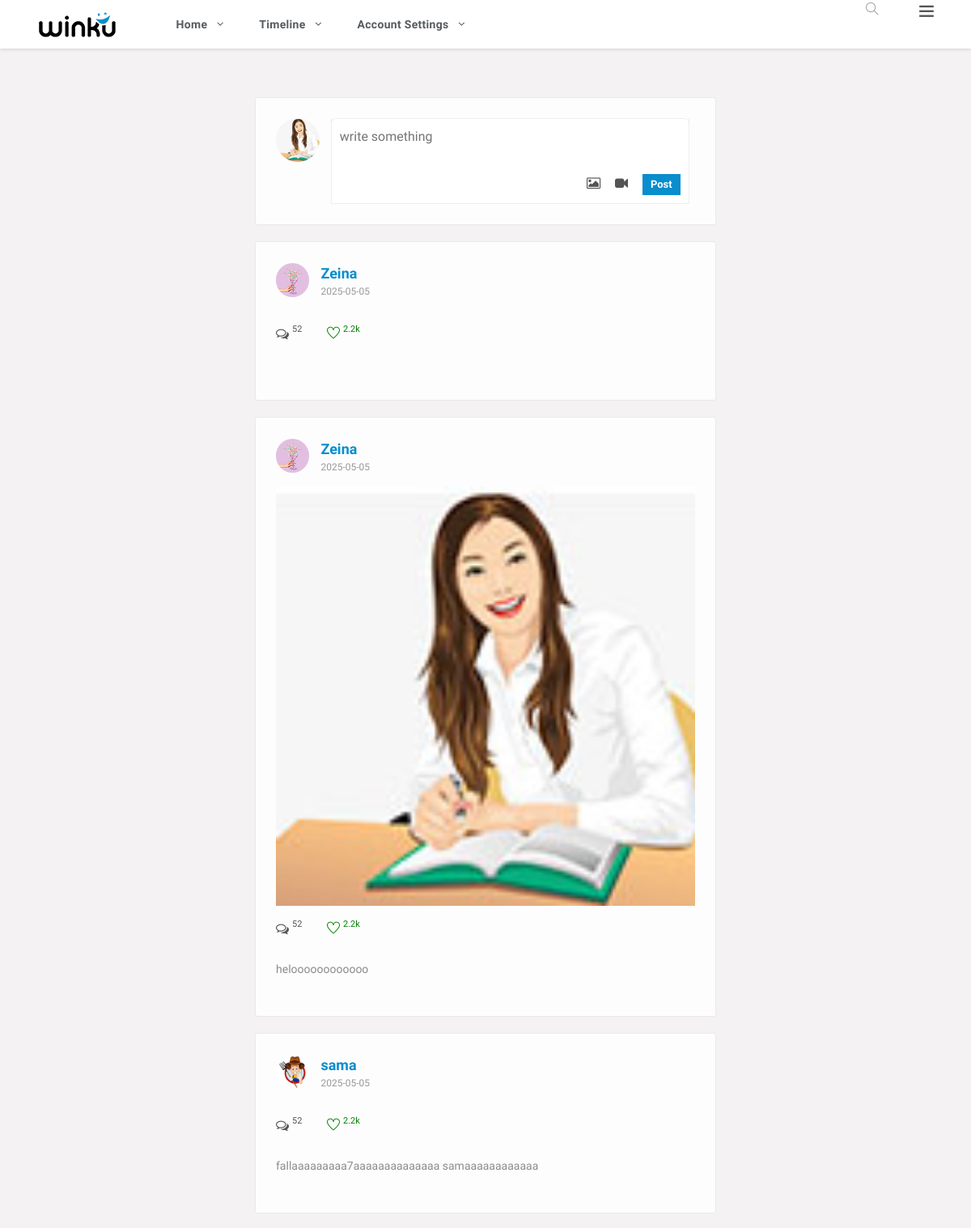
Page /linkedIn/Views/Home/index.php (signed in, upper part) on the earlier database version.
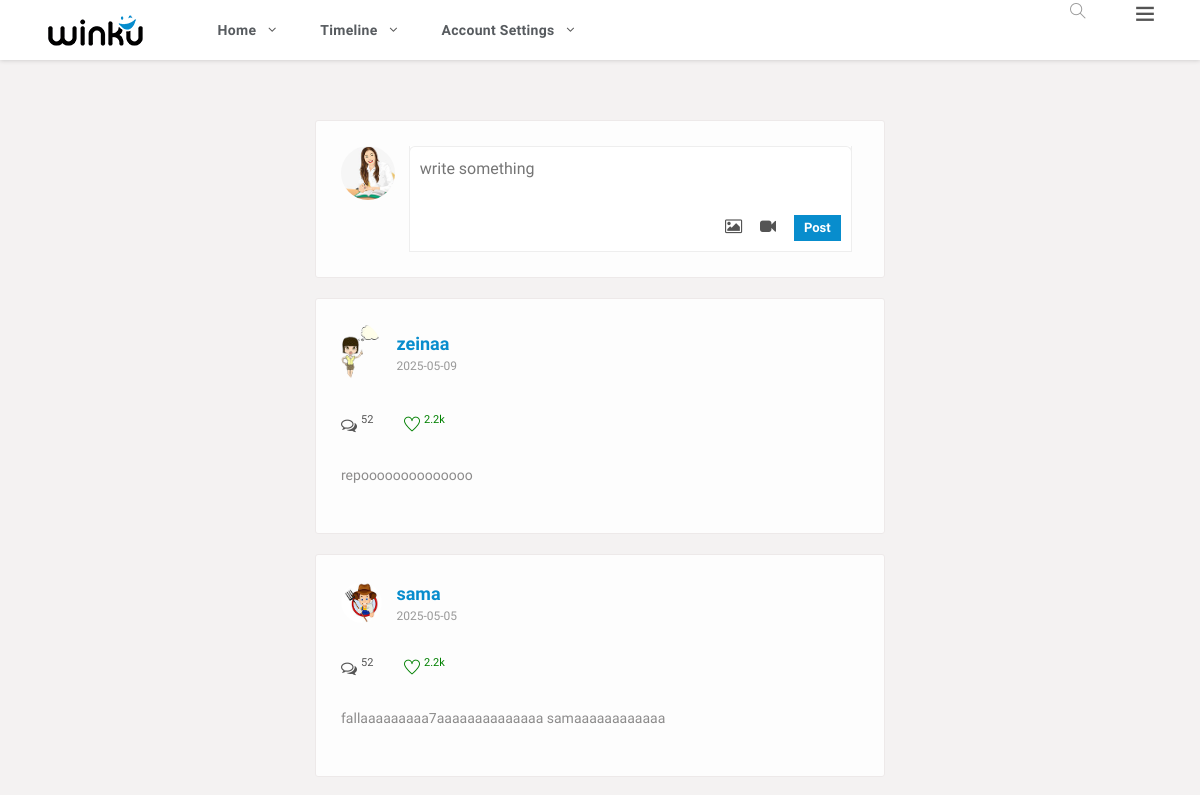
Same page on the later database version.
### tables this page shows
CREATE TABLE `posts` (
  `id` int(11) NOT NULL,
  `content` varchar(255) NOT NULL,
  `imagePath` varchar(255) NOT NULL,
  `createdAt` date NOT NULL DEFAULT current_timestamp(),
  `userId` int(11) NOT NULL
);

CREATE TABLE `users` (
  `id` int(11) NOT NULL,
  `name` varchar(50) NOT NULL,
  `username` varchar(50) NOT NULL,
  `email` varchar(50) NOT NULL,
  `password` varchar(50) NOT NULL,
  `createdAt` date NOT NULL DEFAULT current_timestamp(),
  `profilePhoto` varchar(255) NOT NULL,
  `isEmployer` tinyint(1) NOT NULL DEFAULT 0,
  `isPremium` tinyint(1) NOT NULL DEFAULT 0,
  `coverPhoto` varchar(255) NOT NULL DEFAULT '../../Assets/images/resources/timeline-1.jpg',
  `connectionCount` int(11) NOT NULL DEFAULT 0
);

### linkedIn/Controllers/DBController.php (called while the page is built, shortened)
<?php
class DBController
{
    public $dbHost = "localhost";
    public $dbUser = "root";
    public $dbPassword = "";
    public $dbName = "linkedin";
    public $connection;
    public function __construct() {
        try {
            $this->connection = new mysqli($this->dbHost, $this->dbUser, $this->dbPassword, $this->dbName);
        } catch (Exception $e) {
            error_log("Error in DBController: " . $e->getMessage());
            throw $e;
        }
    }
    public function openConnection()
    {
        $this->connection = new mysqli($this->dbHost, $this->dbUser, $this->dbPassword, $this->dbName);
        if ($this->connection->connect_error) {
            echo "Error in Connection : " . $this->connection->connect_error;
            return false;
        } else {
            return true;
        }
    }
    public function select($qry)
    {
        $result = $this->connection->query($qry);
        if (!$result) {
            echo "Error : " . mysqli_error($this->connection);
            return false;
        } else {
            return $result->fetch_all(MYSQLI_ASSOC);
        }
    }
}
?>

### linkedIn/Controllers/PostController.php (called while the page is built, shortened)
<?php
require_once '../../Controllers/DBController.php';
class postController
{
    public function getAllPosts()
    {
        $this->db = new DBController();
        if ($this->db->openConnection()) {
            $query = "SELECT posts.id, posts.content, posts.createdAt ,posts.imagePath,posts.userId ,
                        users.name AS authorName, users.profilePhoto AS authorImage
                FROM posts
                JOIN users ON posts.userId = users.id ORDER BY createdAt DESC";
            return $this->db->select($query);
        } else {
            echo "Error in Database Connection";
            return false;
        }
    }
}

### linkedIn/Views/Home/index.php (the view, shortened to what the changed rows need)
<?php
require_once '../../Controllers/PostController.php';
$postController = new postController();
$posts = $postController->getAllPosts();
?>
<!DOCTYPE html>
<html lang="en">
<head>
    <link rel="stylesheet" href="../../Assets/css/main.min.css">
    <link rel="stylesheet" href="../../Assets/css/style.css">
    <link rel="stylesheet" href="../../Assets/css/color.css">
    <link rel="stylesheet" href="../../Assets/css/responsive.css">
</head>
<body>
    <div class="theme-layout">
        <section>
            <div class="gap gray-bg">
                <div class="container-fluid">
                    <div class="row">
                        <div class="col-lg-12">
                            <div class="row" id="page-contents">
                                <div class="col-lg-6">
                                    <?php if (!empty($posts)): ?>
                                        <?php foreach ($posts as $post): ?>
                                                <div class="central-meta item">
                                                    <div class="user-post">
                                                        <div class="friend-info">
                                                            <figure>
                                                                <img src="<?php echo $post['authorImage'] ?>" alt="">
                                                            </figure>
                                                            <div class="friend-name">
                                                                <ins><a href="../Timeline/timeline.php" title=""><?php echo htmlspecialchars($post['authorName']); ?></a></ins>
                                                                <span><?php echo htmlspecialchars($post['createdAt']); ?></span>
                                                            </div>
                                                            <div class="post-meta">
                                                                <img src="<?php echo $post['imagePath'] ?>" alt="">
                                                                <div class="we-video-info">
                                                                    <ul>
                                                                        <li>
                                                                            <span class="comment" data-toggle="tooltip" title="Comments">
                                                                                <i class="fa fa-comments-o"></i>
                                                                                <ins>52</ins>
                                                                            </span>
                                                                        </li>
                                                                        <li>
                                                                            <span class="like" data-toggle="tooltip" title="like">
                                                                                <i class="ti-heart"></i>
                                                                                <ins>2.2k</ins>
                                                                            </span>
                                                                        </li>
                                                                    </ul>
                                                                </div>
                                                                <div class="description">
                                                                    <p>
                                                                        <?php echo htmlspecialchars($post['content']); ?>
                                                                    </p>
                                                                </div>
                                                            </div>
                                                        </div>
                                                    </div>
                                                </div>
                                        <?php endforeach; ?>
                                    <?php else: ?>
                                        <p>No posts found.</p>
                                    <?php endif; ?>
                                </div>
                            </div>
                        </div>
                    </div>
                </div>
        </section>
            <?php require_once '../shared/footer.php'; ?>
</body>
</html>

Differences in the rows shown:
removed posts: userId.profilePhoto (picture), userId.name "Zeina", createdAt "2025-05-05"
removed posts: userId.profilePhoto (picture), userId.name "Zeina", createdAt "2025-05-05", imagePath (picture), content "heloooooooooooo"
added posts: userId.profilePhoto (picture), userId.name "zeinaa", createdAt "2025-05-09", content "repoooooooooooooo"
